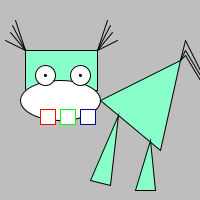
Frame 1 (no input)
Frame 60 (the mouse pressed at the canvas centre just before this capture): identical to frame 1, image omitted
Frame 120 (the mouse held since frame 60 and released just before this capture): identical to frame 1, image omitted

The Processing sketch that drew this single still picture (run headless with seeded random() and noise(); from frame 60 on, the mouse is pressed at the canvas centre):

// Processing sketch: processing_56215
// ── processing_56215.pde

void setup()
{
  size(200, 200);
  smooth();
}

void draw()
{

  background(190);

  fill(137, 2006, 202);
  rect(25, 50, 72, 40);

  fill(255);
  ellipse(60, 100, 80, 40);

  ellipse(45, 75, 20, 20);

  ellipse(80, 75, 20, 20);

  fill(0);
  ellipse(45, 75, 2, 2);

  ellipse(80, 75, 2, 2);

  fill(255);
  stroke(255, 0, 0);
  rect(40, 109, 15, 15);
  stroke(0, 255, 0);
  rect(60, 109, 15, 15);
  stroke(0, 0, 150);
  rect(80, 109, 15, 15);

  stroke(0);
  line(25, 50, 15, 20);
  line(25, 50, 12, 25);
  line(25, 50, 10, 32);
  line(25, 50, 5, 40);

  line(97, 50, 107, 20);
  line(97, 50, 110, 25);
  line(97, 50, 112, 32);
  line(97, 50, 117, 40);

  fill(137, 2006, 202);
  triangle(100, 100, 180, 60, 160, 150);
  triangle(150, 140, 135, 190, 155, 190);
  triangle(118, 115, 90, 180, 110, 185);

  line(180, 60, 185, 50);
  line(185, 50, 200, 75);
  line(180, 60, 185, 40);
  line(185, 40, 200, 70);
  line(180, 60, 185, 55);
  line(185, 55, 200, 80);
}
